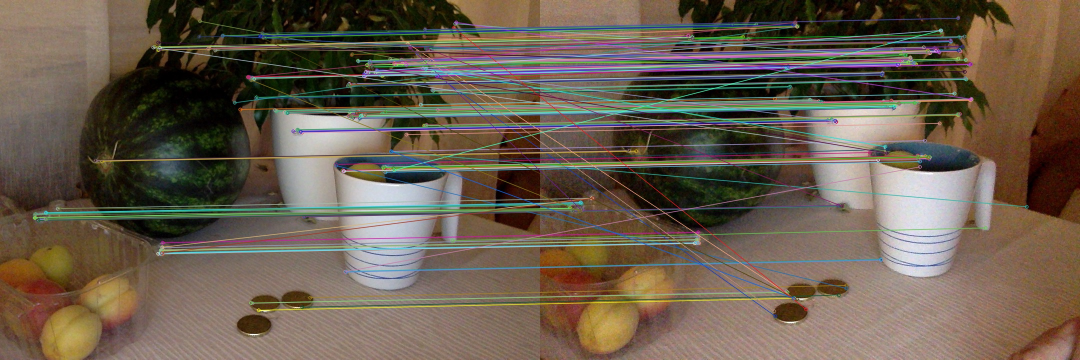
#> input picture Image-Stacking/match.jpg, 2160 x 720 px, given in place of the camera (shown at 1/2 size)
$ python live_cannyedge.py
#> lines starting #> are read from the running program, lines starting #| are printed output that depends on the picture; after the words box and inside, x2 and y2 are one past the last pixel; in counts of white or black regions, pixels touching at a corner belong together
# Importing libraries

import cv2
import numpy as np
import datetime
from matplotlib import pyplot as plt
import os

# Creating new directory and file name extension
now = datetime.datetime.now()
date = str(now.year)+"-"+str(now.month)+"-"+str(now.day)+"-" + \
	str(now.hour)+"-"+str(now.minute)+"-"+str(now.second)
dir = "NTUA CannyEdge " + date

# Defining a function that does nothing. It is required p


def nothing(x):
	pass


cap = cv2.VideoCapture(0)
"""
The number in VideoCapture is either 0,1 or 2.
It's the index of the chosen camera
The index can change depending on which device is connected on boot
If the external webcam is connected on boot, the number is 0
IF the external webcam is connected after booting, the number is 1 or 2
Depending on which usb port it is connected.
"""


"""
Define the function that set the definition of the camera
By default it is set to 480p
The first argument of cap.set() is for chosing whether we want to change the number of pixel
horizontally (3) or vertically (4)
"""


def set720p():
	cap.set(3, 1280)
	cap.set(4, 720)
	return


def set480p():
	cap.set(3, 640)
	cap.set(4, 480)
	return


def set1080p():
	cap.set(3, 1920)
	cap.set(4, 1080)
	return


# Counter used for naming files
i = 1


# set1080p()
set720p()
# set480p()

# Creating and naming a windows for paramaters
cv2.namedWindow('Parameters')

# create trackbars for parameters changes
# A function is needed, we use the function "nothing" defined earlier
# The arguments are : name of the trackbar, name of the window, start value, end value, function
cv2.createTrackbar('MinThreshold', 'Parameters', 0, 255, nothing)
#> slider 'MinThreshold' is set to 51
cv2.createTrackbar('MaxThreshold', 'Parameters', 100, 255, nothing)
cv2.createTrackbar('Gaussian Kernel', 'Parameters', 7, 15, nothing)
cv2.createTrackbar('Median Filtering', 'Parameters', 0, 15, nothing)
#> slider 'Median Filtering' is set to 5
cv2.createTrackbar('Bilateral Filtering', 'Parameters', 0, 1, nothing)
#> slider 'Bilateral Filtering' is set to 1


# Boolean used for checking if a new directory has been created
newdir = False


# while loop used during the acquisition
while(1):
	ret, frame = cap.read()
#> frame is the input picture: shape (720, 2160, 3); mean B, G, R 77.9, 92.9, 105.6
	# ret return a boolean. True if we can read from the camera
	# frame is the object returned from the reading of the camera

	# If a flip is needed, use the code below
	# frame=cv2.flip(frame,1)

	# Creating and updating the values linked to the trackbars
	# Arguments are : name of the trackbar, name of the window
	minthreashold = cv2.getTrackbarPos('MinThreshold', 'Parameters')
	maxthreashold = cv2.getTrackbarPos('MaxThreshold', 'Parameters')
	gaussiankernel = cv2.getTrackbarPos('Gaussian Kernel', 'Parameters')
	medfiltkernel = cv2.getTrackbarPos('Median Filtering', 'Parameters')
	bilat = cv2.getTrackbarPos('Bilateral Filtering', 'Parameters')

	# Converting to gray scale, we don't need the information on colors
	frame = cv2.cvtColor(frame, cv2.COLOR_BGR2GRAY)
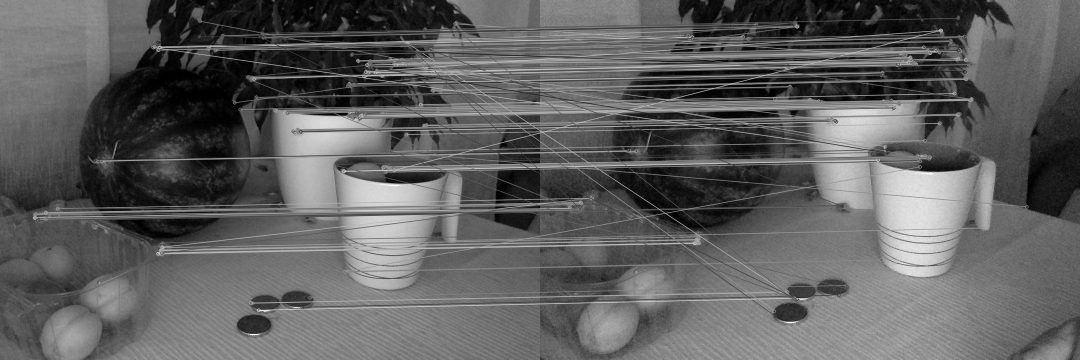
#> frame: shape (720, 2160) (shown at 1/2 size); min 0, max 255, mean 95

	# Gaussian filtering and median filtering need the kernel value to be a odd number
	if gaussiankernel % 2 == 0 and gaussiankernel != 0:
		gaussiankernel = gaussiankernel+1
		#print("Gaussian kernel not an odd number, reassigned value is %d" %gaussiankernel)

	if medfiltkernel % 2 == 0 and medfiltkernel != 0:
		medfiltkernel = medfiltkernel+1
		#print("Median filter kernel not an odd number, reassigned value is %d" %medfiltkernel)

		# Apply Gaussian or median filtering only if the number of the kernel is greater than zero
	if gaussiankernel != 0:
		frame = cv2.GaussianBlur(frame, (gaussiankernel, gaussiankernel), 1.41)
	# else:
		#print("Gaussian filtering is inactive")

	if medfiltkernel != 0:
		frame = cv2.medianBlur(frame, medfiltkernel)
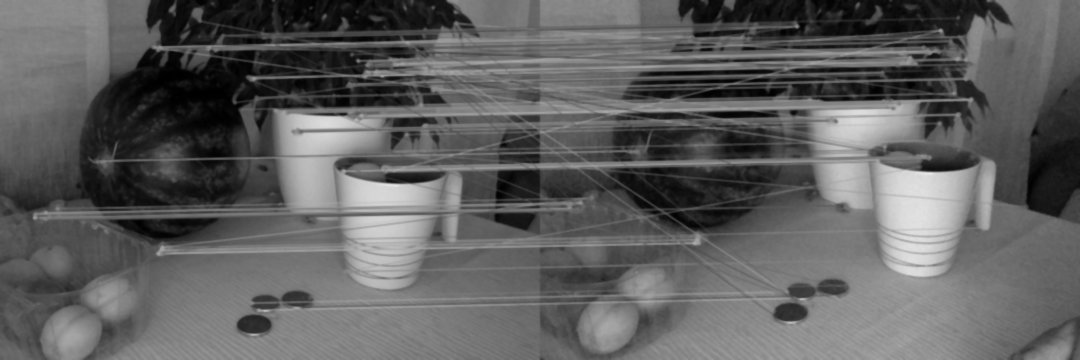
#> frame: shape (720, 2160) (shown at 1/2 size); min 0, max 232, mean 94.9
	# else:
		#print("Median filtering is inactive")

	# Toggle the Bilateral filtering
	if bilat == 1:
		frame = cv2.bilateralFilter(frame, 9, 75, 75)
		print("Bilateral filtering is active")
	# else:
		#print("Bilateral filtering is inactive")

		# Apply a canny edge detector with selected threashold
	edge = cv2.Canny(frame, minthreashold, maxthreashold)
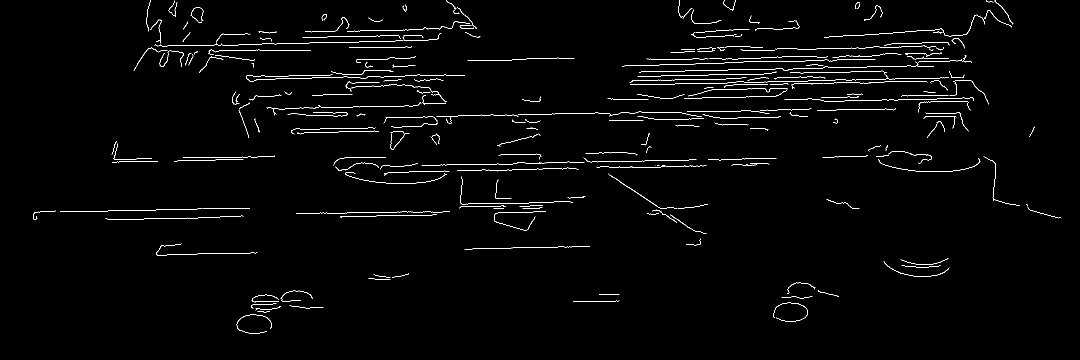
#> edge: shape (720, 2160) (shown at 1/2 size); 1.6% white in thin lines or dots, all inside (x1, y1, x2, y2) = (66, 0, 2122, 668)

	cv2.imshow("Parameters", edge)
	cv2.imshow("Image", frame)

	k = cv2.waitKey(1)
#> (key Esc is pressed here)
	if k == 27:  # escape button
		cap.release()
		break
	elif k == 32:  # space button
		# Condition to create only one directory for each run of the application
		if newdir == False:
			os.mkdir(dir)
			os.chdir(dir)
			newdir = True

		# Naming of the file and saving the image to a png file
		CannyEdgeFile = 'Canny edge'+str(i)+'.png'
		cv2.imwrite(CannyEdgeFile, edge)

		# Converting the image to an numpy array and binarize it
		img_np = np.array(edge)
		img_np = img_np > 100

		# Saving the array to a csv file
		np.savetxt("CannyEdge "+str(i)+".csv",
				   img_np, delimiter=",", fmt='% 4d')

		plt.matshow(img_np)
		plt.imshow(img_np, cmap="Greys")
		plt.savefig("CSV plot "+str(i))

		# Saving the source image used for the processing
		SourceImageFile = 'Source image'+str(i)+'.png'
		cv2.imwrite(SourceImageFile, frame)

		print("Image "+str(i)+" written")
		i += 1


cv2.destroyAllWindows()

$ run again, on Image-Stacking/noise_compare.jpg
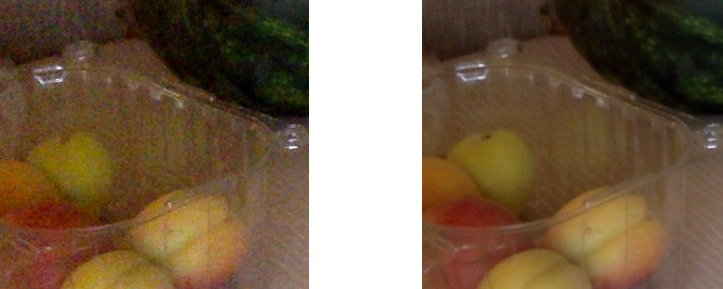
#> input picture Image-Stacking/noise_compare.jpg, 723 x 289 px, given in place of the camera
#> frame is the input picture: shape (289, 723, 3); mean B, G, R 74.5, 98.4, 120.1
#> `frame = cv2.cvtColor(frame, cv2.COLOR_BGR2GRAY)`:
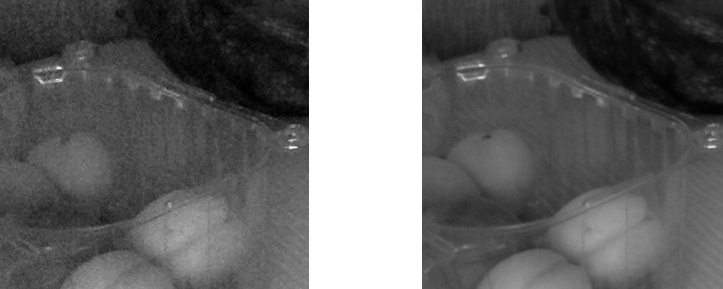
#> frame: shape (289, 723); min 0, max 255, mean 102.2
#> `edge = cv2.Canny(frame, minthreashold, maxthreashold)`:
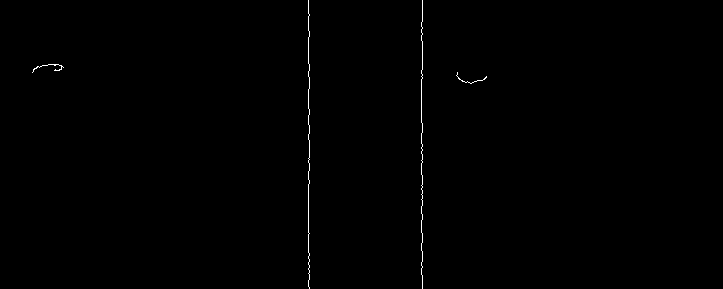
#> edge: shape (289, 723); 0.32% white in thin lines or dots, all inside (x1, y1, x2, y2) = (32, 0, 487, 289)
